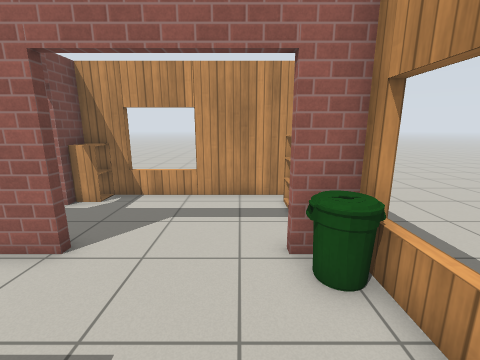
view 1 (above)

19 first-person views from a walk through a world built for the Gazebo simulator. The camera is 1.3 m above the floor, tilts 12° down and sees 90° across. The floor is counted in squares, 0.5 m on a side. Each view is taken from the middle of a square. On the plan, view 1 faces up. The plan holds only what a view shows up to about 17 squares ahead; the rest is blank. Simple patterns stand in for the simulator's built-in surfaces.

view 2
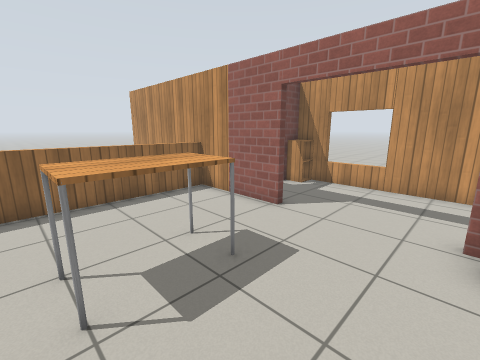

view 3
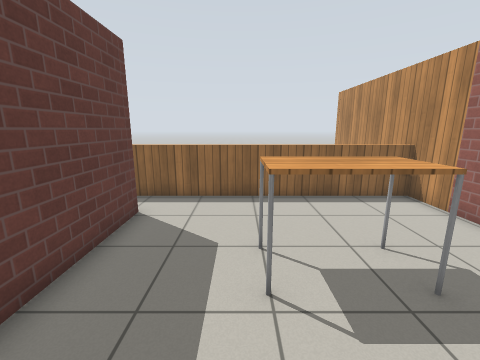

view 4
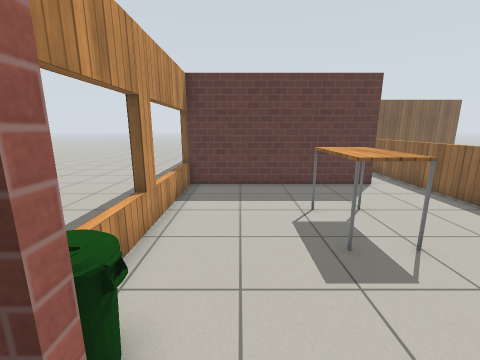

view 5
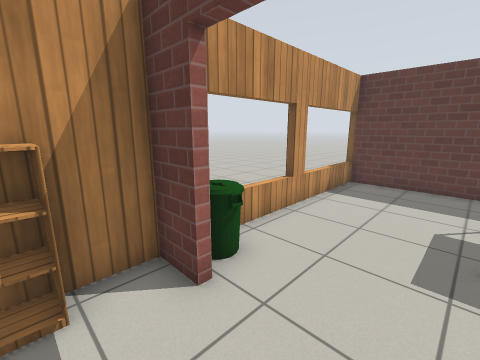

view 6
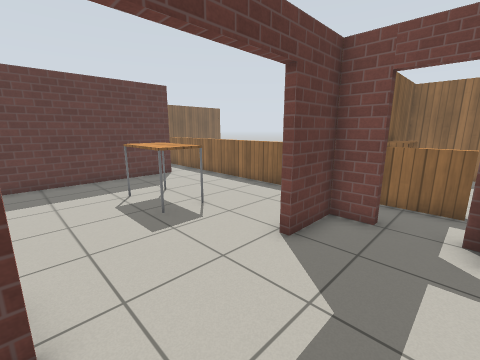

view 7
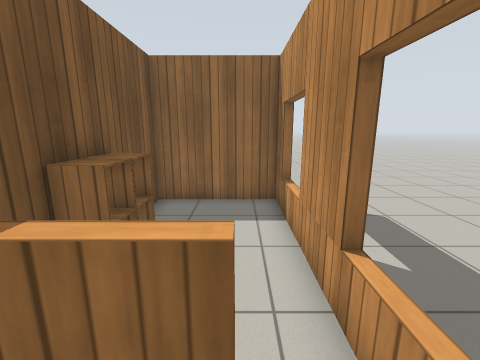

view 8
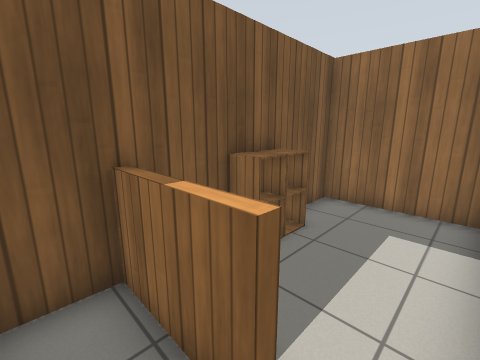

view 9
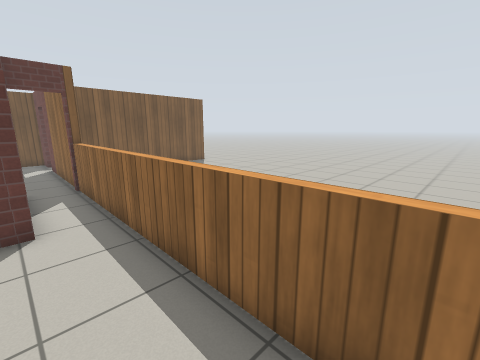

view 10
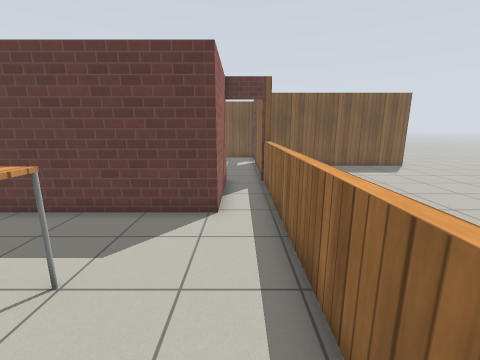

view 11
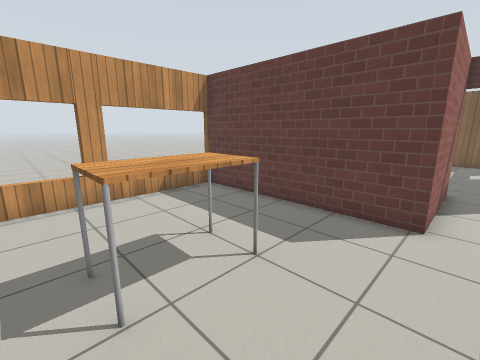

view 12
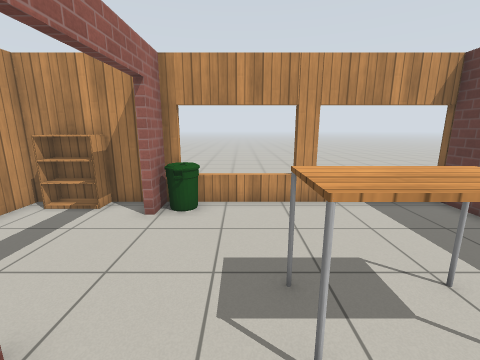

view 13
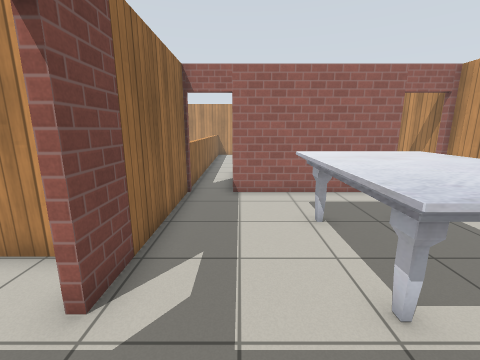

view 14
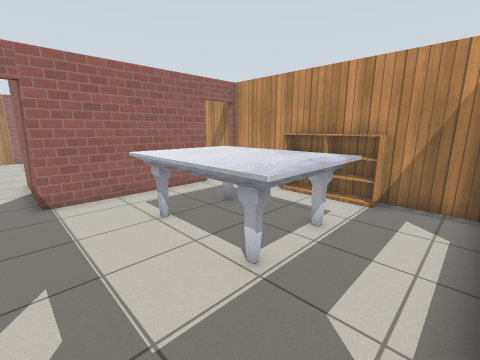

view 15
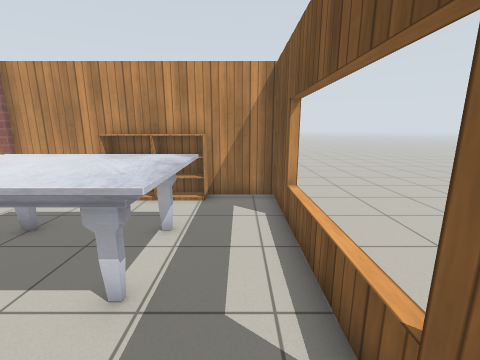

view 16
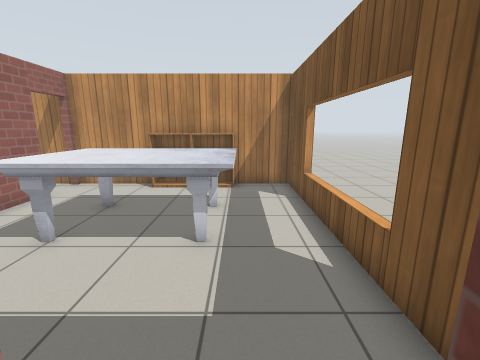

view 17
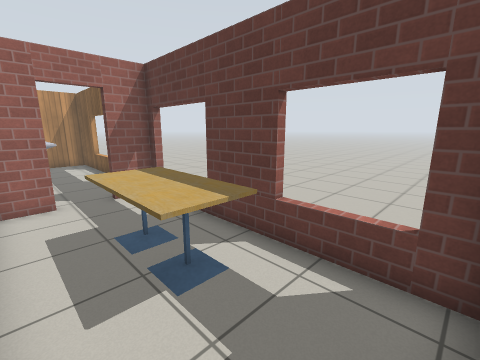

view 18
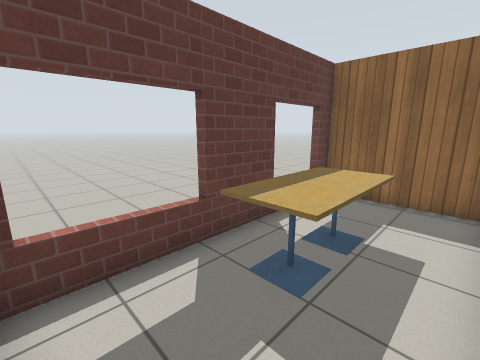

view 19
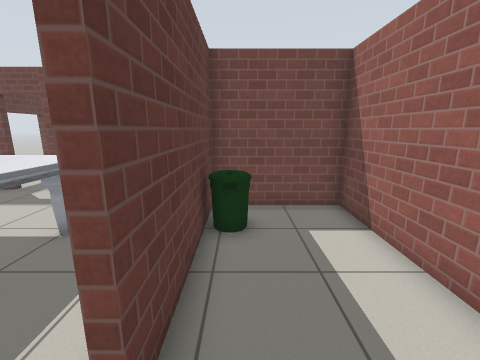

### Floor plan
Ten units are one square. View 1 is at (0, 0); x grows to the right and y downward. Boxes are objects, and circles mark ways between rooms. Rooms are numbered by the first view taken in them; rooms with no view inside come last. Other rooms are left out.
<svg viewBox="-189 -103 221 316">
<path fill="none" stroke="#000" d="M-37 -47 -86 -47M-82 -48 -82 99M24 54 24 -47 10 -47M-63 103 -63 52 27 52M-44 -98 -44 -93M-60 -85 -60 -80M10 -50 24 -50 24 -94 -45 -94M-60 -62 -60 -50 -37 -50M-81 -50 -66 -50M-86 -80 -82 -80 -82 -49M5 103 -63 103M-82 188 -82 204 24 204 24 102M-2 208 -2 203M-82 99 -82 171M-123 203 -123 208M-148 208 -148 203M-175 203 -175 208M-98 155 -110 155M-184 158 -184 204 -85 204 -85 188M-85 171 -85 158M-90 208 -90 203M-10 55 -60 55 -60 99 4 99M24 99 24 71M-105 -50 -81 -50M-100 -98 -100 -93M-146 -98 -146 -93M-84 -94 -157 -94 -157 -50 -124 -50"/>
<rect x="-45" y="-15" width="20" height="30" fill="#bbb"><title>table</title></rect>
<rect x="5" y="-45" width="20" height="10" fill="#bbb"><title>bin</title></rect>
<rect x="-65" y="-95" width="20" height="10" fill="#bbb"><title>cabinet</title></rect>
<rect x="15" y="-85" width="10" height="20" fill="#bbb"><title>bookshelf</title></rect>
<rect x="-45" y="125" width="40" height="60" fill="#bbb"><title>marble table</title></rect>
<rect x="15" y="155" width="10" height="20" fill="#bbb"><title>bookshelf</title></rect>
<rect x="15" y="135" width="10" height="20" fill="#bbb"><title>bookshelf</title></rect>
<rect x="-155" y="175" width="20" height="20" fill="#bbb"><title>cafe table</title></rect>
<rect x="-135" y="175" width="20" height="20" fill="#bbb"><title>cafe table</title></rect>
<rect x="-45" y="85" width="10" height="10" fill="#bbb"><title>bin</title></rect>
<rect x="-125" y="-65" width="10" height="20" fill="#bbb"><title>cabinet</title></rect>
<rect x="-115" y="-65" width="10" height="20" fill="#bbb"><title>cabinet</title></rect>
<circle cx="-10" cy="-50" r="3" fill="#2a7"/>
<circle cx="-75" cy="100" r="3" fill="#2a7"/>
<circle cx="-60" cy="-75" r="3" fill="#2a7"/>
<circle cx="-80" cy="-90" r="3" fill="#2a7"/>
<circle cx="-80" cy="175" r="3" fill="#2a7"/>
<circle cx="15" cy="100" r="3" fill="#2a7"/>
<text x="-30" y="0">1</text>
<text x="-20" y="-80">2</text>
<text x="-70" y="-80">3</text>
<text x="-30" y="150">4</text>
<text x="-140" y="180">5</text>
<text x="-20" y="70">6</text>
<text x="-120" y="-70">7</text>
</svg>
Room 1 opens to room 2. Room 1 opens to room 4. Room 2 opens to room 3. Room 3 opens to room 7. Room 4 opens to room 5. Room 4 opens to room 6.

Where each view was taken, in squares from view 1:
view 1: 0 up, 0 right, facing up
view 2: 2 down, 1 right, facing up-left
view 3: 2 down, 1 right, facing left
view 4: 6 up, 0 right, facing down
view 5: 7 up, 2 left, facing down-right
view 6: 8 up, 1 right, facing down-left
view 7: 8 up, 7 left, facing left
view 8: 9 up, 7 left, facing down-left
view 9: 2 up, 6 left, facing down-left
view 10: 2 up, 7 left, facing down
view 11: 2 up, 7 left, facing down-right
view 12: 2 up, 6 left, facing right
view 13: 20 down, 6 left, facing up
view 14: 20 down, 7 left, facing up-right
view 15: 19 down, 7 left, facing right
view 16: 18 down, 9 left, facing right
view 17: 16 down, 18 left, facing down-right
view 18: 16 down, 9 left, facing down-left
view 19: 9 down, 2 right, facing left
